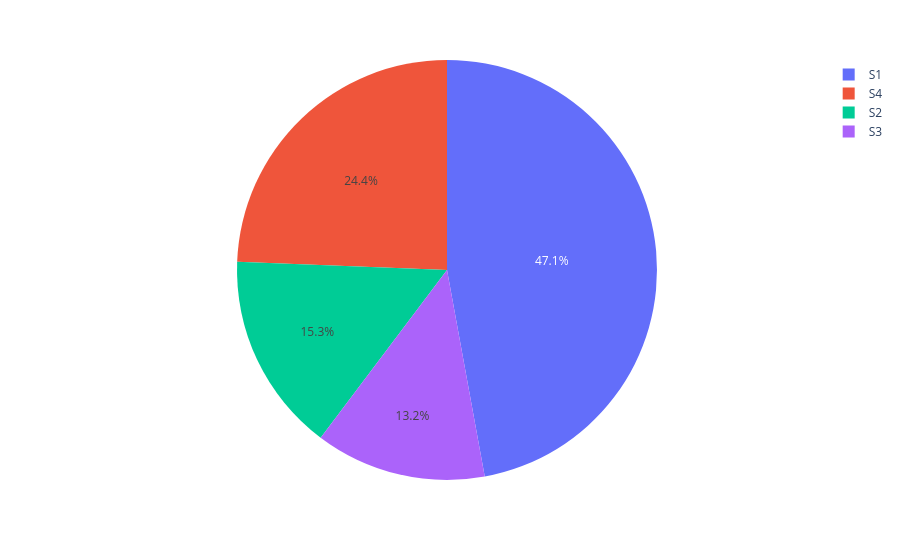

The cell this chart's notebook holds for it:
### Code cell
pie = dataset["Store_Type"].value_counts()
store = pie.index
orders = pie.values
fig = px.pie(values=orders, names=store)


fig.show()

### Figure 1 — Plotly figure (JSON) as saved in the notebook; plotly's stock layout.template omitted (floating-point values rounded to 4 significant figures)
{"data": [{"domain": {"x": [0, 1], "y": [0, 1]}, "hovertemplate": "label=%{label}<br>value=%{value}<extra></extra>", "labels": ["S1", "S4", "S2", "S3"], "legendgroup": "", "name": "", "showlegend": true, "type": "pie", "values": [88752, 45924, 28896, 24768]}], "layout": {"legend": {"tracegroupgap": 0}, "margin": {"t": 60}}}
